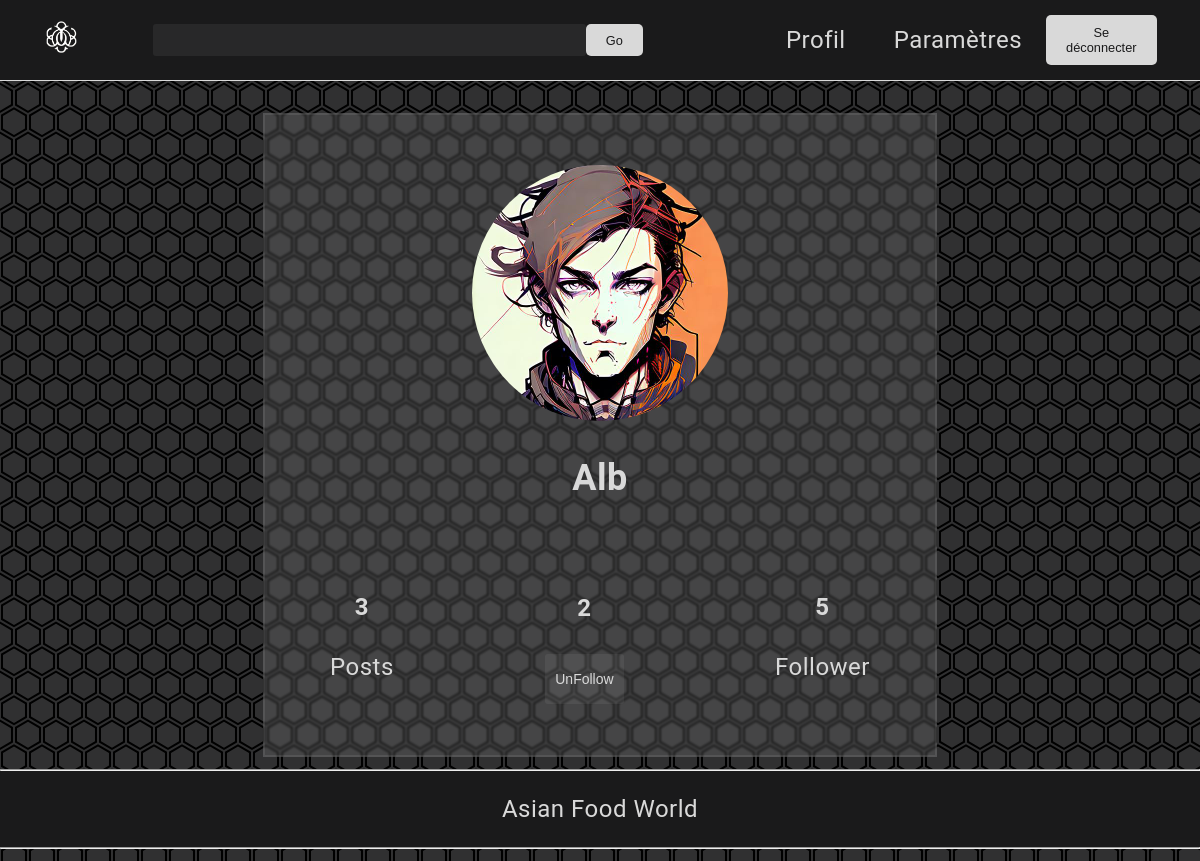
The app's page /Profil.php?user_pseudo=Alb (signed in) with its own data.
### tables this page shows
CREATE TABLE IF NOT EXISTS T_USER_PROFILE
 (
   USER_ID BIGINT(4) NOT NULL AUTO_INCREMENT ,
   USER_EMAIL VARCHAR(128) NOT NULL  ,
   USER_DESC VARCHAR(128) NOT NULL  ,
   USER_PP VARCHAR(256) NOT NULL  ,
   USER_PSEUDO VARCHAR(50) NOT NULL  ,
   USER_NAME VARCHAR(50) NOT NULL  ,
   USER_SURNAME VARCHAR(50) NOT NULL  ,
   USER_PASSWORD VARCHAR(256) NOT NULL ,  
   USER_CREATED datetime NOT NULL  ,
   PRIMARY KEY (USER_ID) 
 ) 
 comment = "";

### Parties/card.php (the view, shortened to what this page needs)
<?php
$user_pp = $user_data['user_pp'];
$user_pseudo = $user_data['user_pseudo'];
?>
<div class="card">
  <div class="profilePic">
    <img src="<?php echo (isset($user_pp) && !empty($user_pp)) ? $user_pp : './IMG/profilepic1.png'; ?>"
      alt="Image de profil">
  </div>
  <div class="username">
    <h2>
      <?php echo "$user_pseudo" ?>
    </h2>
  </div>
  <div class="details">
    <div class="posted">
      <h4>
        <?php
        $conn->CountPost($user_id);
        ?>
      </h4>
      <p>Posts</p>
    </div>
    <div class="Follow">
      <h4>
        <?php
        $conn->CountFollowers($user_id);
        ?>
      </h4>
      <?php
      if (strtolower($user_pseudo) == strtolower($cook->getUsername())) {
        ?>
        <p>Followers</p>
        <form action="./Relation.php">
          <input type="submit" name="follow" value="Voir la liste">
        </form>
        <?php
      } else {
        $this_user_id = $conn->getUserData($cook->getUsername())['user_id'];
        if ($conn->checkFollow($this_user_id, $user_id)) {
          $f = "UnFollow";
        } else {
          $f = "Follow";
        }
        ?>
        <form action="redirect.php" method="post">
          <input type="submit" name="follow" value="<?php echo $f; ?>">
        </form>
        <?php
      }
      ?>
    </div>
    <div class="Follower">
      <h4>
      </h4>
      <p>Follower</p>
    </div>
  </div>
</div>

### CSS/style1.css (style rules this page uses)
:root { --border-radius: 5px; --secondary-color: 217, 217, 217; --main-color: 26, 26, 27; --transition: 500ms; }
body { color: rgb(var(--secondary-color)); font-family: 'Roboto', sans-serif; font-size: 1.5em; margin: 0; padding: 0; text-align: center; letter-spacing: 0.5px; background-image: url(../IMG/background.svg); background-color: rgb(var(--main-color), 0.9); background-attachment: fixed; }
* { scrollbar-width: none; scrollbar-color: rgb(var(--secondary-color)) rgba(var(--secondary-color), 0.07); }
input, textarea { height: 50px; width: 100%; background-color: rgba(var(--secondary-color), 0.07); border-radius: 3px; border: none; padding: 0 10px; font-size: 14px; margin-left: auto; margin-right: auto; max-width: fit-content; }
input::placeholder { color: rgb(var(--secondary-color)); }
input, textarea { color: rgb(var(--secondary-color)); }
.card { display: flex; justify-content: center; align-items: center; flex-direction: column; backdrop-filter: blur(1px); padding: 50px 35px; width: 50%; }
.profilePic img { width: 256px; height: 256px; border-radius: 50%; object-fit: cover; }
.details { display: flex; justify-content: space-between; align-items: center; width: 90%; margin-top: 2rem; }
.settings, .card, .relations, .post>*, .poster>* { background-color: rgba(var(--secondary-color), 0.13); border: 2px solid rgba(var(--secondary-color), 0.1); }

### records on screen
t_user_profile: USER_PP (picture), USER_PSEUDO "Alb"

### other values on screen
$count "3"
$count "2"
$count "5"
